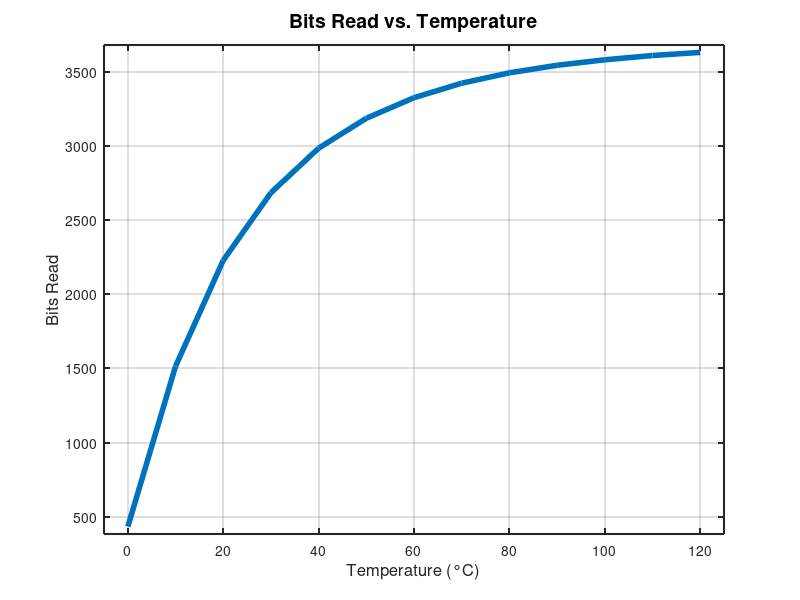

This chart was generated by the following MATLAB code:
%% Temperature sensing LUT calculation for DFS05HF12EYR1
clc, clear
%% Initial variables
temperatures = 0:10:120; % Temperature array, 0.01ºC resolution [ºC]

%% NTC Parameters

% DFS05HF12EYR1 internal NTC
% Beta is a function of temperature

%beta_values = [3375, 3411, 3433]; % Beta values for different temperatures [K]
%beta_temps = [50, 80, 100]; % Temperatures for the different beta values [ºC]

% CAB016M12FM3 internal NTC
% Beta is a function of temperature
beta_values = [3380, 3468, 3523]; % Beta values for different temperatures [K]
beta_temps = [50, 80, 100]; % Temperatures for the different beta values [ºC]

% Both very similar, interchangable

beta_coeffs = polyfit(beta_temps, beta_values, 1); % Fit the beta deviation with linear regression

beta_temp = polyval(beta_coeffs,log(temperatures+1e-9)); % Beta is evaluated for all temperatures, avoiding 0ºC [K]

T_0 = 25; % T at which NTC = R0 [ºC]

R_0 = 5e3; % NTC resistance value at T_0 [Ω]

%% Calculations

% NTC resistance value for all temperatures, with varying beta
NTC = R_0*exp(-beta_temp.*(1./(273.15+25)-1./(273.15+temperatures))); % NTC resistance with no errors [Ω]

% Reading using UCC21732 isolated analog reading. 200uA current source (https://www.ti.com/lit/ds/symlink/ucc21710-q1.pdf?ts=1701352389228&ref_url=https%253A%252F%252Fwww.google.com%252F)
R_filt = 10e3; % Filter resistance, in series with the NTC [Ω]

I_AIN = 200e-6; % Internal current source [A]
V_AIN = I_AIN * (R_filt + NTC); % Sensed voltage [V]

D = -20 * V_AIN + 100; % Duty cycle out [%]

VCC_GD = 5; % GD supply voltage [V]
V_read = VCC_GD * D/100; % Voltage read by ADC [V] (filtered with ideal RC)

VCC_ADC = 3.3; % MCU/ADC supply voltage [V]
bits = 12; % ADC bits [b]

bits_read = ceil(V_read * (2^bits) / VCC_ADC); % MCU/ADC read bits [b]
bits_read(bits_read>2^bits)=2^bits; % Saturation to 2^bits
bits_read(bits_read<0)=0; % Saturation to 0

% Create the plot
figure;
plot(temperatures, bits_read, 'LineWidth', 4);

% Add labels and title
xlabel('Temperature (°C)', 'FontSize', 12);
ylabel('Bits Read', 'FontSize', 12);
title('Bits Read vs. Temperature', 'FontSize', 14);

% Add grid and adjust limits
grid on;
xlim([min(temperatures)-5, max(temperatures)+5]);
ylim([min(bits_read)-50, max(bits_read)+50]);

% Customize the appearance
set(gca, 'FontSize', 10); % Adjust font size for axis labels
set(gca, 'LineWidth', 1.5); % Adjust axis line width

OUTPUT_LUT = [temperatures; bits_read];